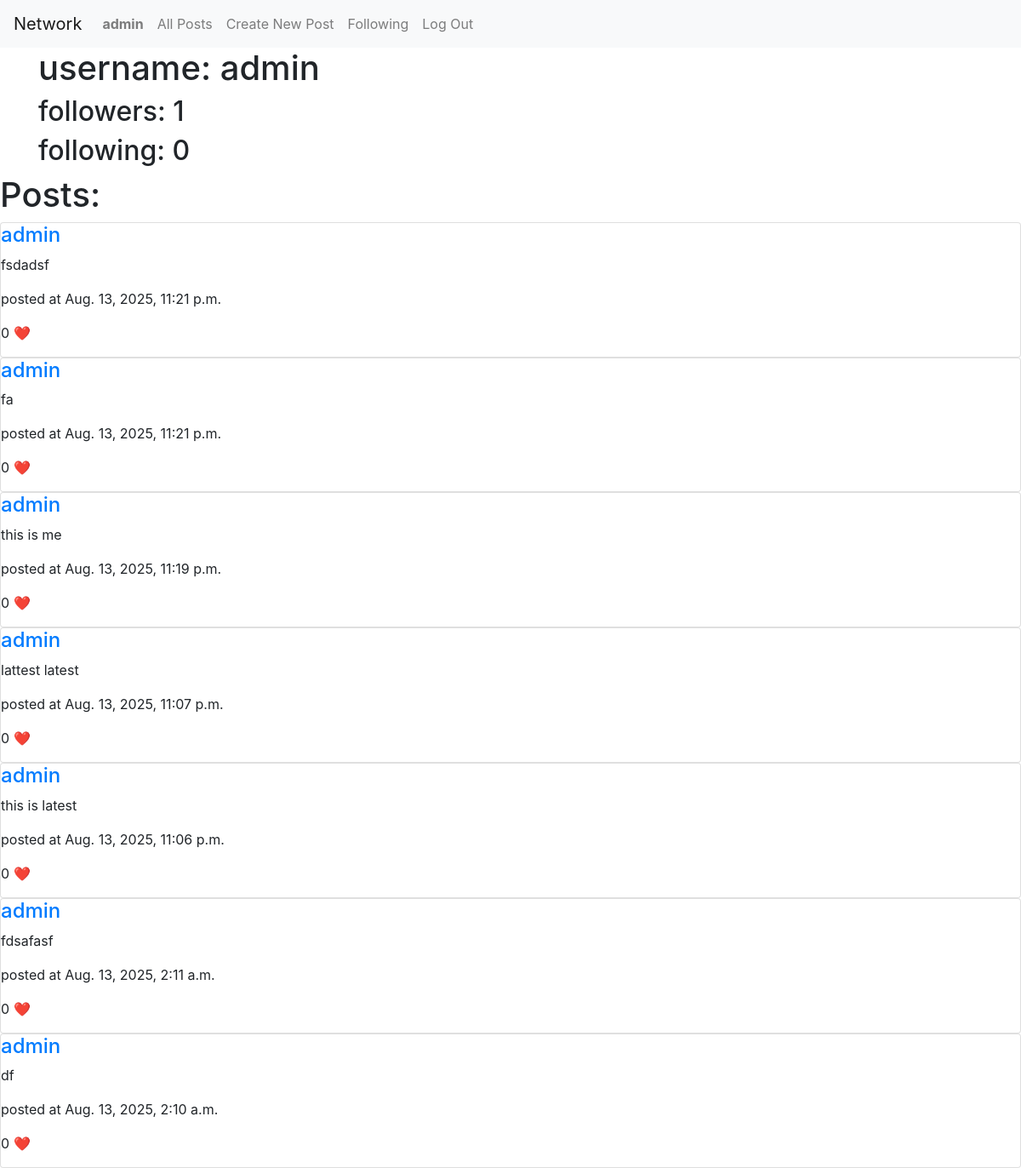
Screenshot of /profilePage/admin (signed in) with the database file from the repository.
### network/models.py (models this page shows)
class User(AbstractUser):
    following = models.ManyToManyField(
        'self',
        symmetrical=False,
        related_name='followers'
    )

class Post(models.Model):
    post_creator = models.ForeignKey(User, on_delete=models.CASCADE,related_name='posts')
    post_content = models.TextField()
    post_creation_date = models.DateTimeField( auto_now_add=True)
    posts_likes = models.ManyToManyField(User,blank=True,related_name='liked_posts')

### network/views.py (the view)
# urls.py: path('profilePage/<str:username>',views.profile_page,name="profilePage"),
def profile_page(request,username):
    user = User.objects.get(username=username)
    is_following = request.user.following.filter(username=user.username).exists()
    return render(request,'network/profilepage.html',{
        'profile':user,
        'following_count':user.following.count(),
        'followers_count':user.followers.count(),
        'all_posts': user.posts.order_by('-post_creation_date'),
        'is_following':is_following
    })

### network/templates/network/profilepage.html (shortened to what this page needs)
{% extends "network/layout.html" %}
{% load static %}
{% block body %}
<div class="container">
        <h1>username: {{profile.username}}</h1>
        <h2>followers: <span id='followers-count'>{{followers_count}}</span></h2>
        <h2>following:<span id='following-count'> {{following_count}}</span></h2>
    </div>
    <h1>Posts:</h1>
    {% include "network/_posts_list.html" with all_posts=all_posts %}
{% endblock body %}

### network/templates/network/layout.html (shortened to what this page needs)
{% load static %}
<!DOCTYPE html>
<html lang="en">
    <head>
        <link rel="stylesheet" href="https://stackpath.bootstrapcdn.com/bootstrap/4.4.1/css/bootstrap.min.css">
        <link href="{% static 'network/styles.css' %}" rel="stylesheet">
    </head>
    <body>
        <nav class="navbar navbar-expand-lg navbar-light bg-light">
            <a class="navbar-brand" href="#">Network</a>
            <div>
              <ul class="navbar-nav mr-auto">
                {% if user.is_authenticated %}
                    <li class="nav-item">
                        <a class="nav-link" href='{% url "profilePage" username=user.username %}'><strong>{{ user.username }}</strong></a>
                    </li>
                {% endif %}
                <li class="nav-item">
                  <a class="nav-link" href="{% url 'index' %}">All Posts</a>
                </li>
                {% if user.is_authenticated %}
                    <li class="nav-item">
                        <a class="nav-link" href="{% url "newPost" %}">Create New Post</a>
                    </li>
                    <li class="nav-item">
                        <a class="nav-link" href="#">Following</a>
                    </li>
                    <li class="nav-item">
                        <a class="nav-link" href="{% url 'logout' %}">Log Out</a>
                    </li>
                {% endif %}
              </ul>
            </div>
          </nav>
        <div class="body">
            {% block body %}
            {% endblock %}
        </div>
    </body>
</html>

### network/templates/network/_posts_list.html
{% for post in all_posts %}
    <div class="card">
        <h4><a href='{% url "profilePage" username=post.post_creator.username%}' >{{ post.post_creator }}</a></h4>
        <p>{{ post.post_content }}</p>
        <p>posted at {{ post.post_creation_date }}</p>
        <p>{{ post.posts_likes.count }} ❤️</p>
    </div>
{% empty %}
    <p>No posts yet.</p>
{% endfor %}

### rows the page displays
User: username "admin"
Post: post_creator "admin", post_content "fsdadsf", post_creation_date "Aug. 13, 2025, 11:21 p.m.", posts_likes.count "0"
Post: post_creator "admin", post_content "fa", post_creation_date "Aug. 13, 2025, 11:21 p.m.", posts_likes.count "0"
Post: post_creator "admin", post_content "this is me", post_creation_date "Aug. 13, 2025, 11:19 p.m.", posts_likes.count "0"
Post: post_creator "admin", post_content "lattest latest", post_creation_date "Aug. 13, 2025, 11:07 p.m.", posts_likes.count "0"
Post: post_creator "admin", post_content "this is latest", post_creation_date "Aug. 13, 2025, 11:06 p.m.", posts_likes.count "0"
Post: post_creator "admin", post_content "fdsafasf", post_creation_date "Aug. 13, 2025, 2:11 a.m.", posts_likes.count "0"
Post: post_creator "admin", post_content "df", post_creation_date "Aug. 13, 2025, 2:10 a.m.", posts_likes.count "0"

### other values shown
{{ followers_count }} "1"
{{ following_count }} "0"
